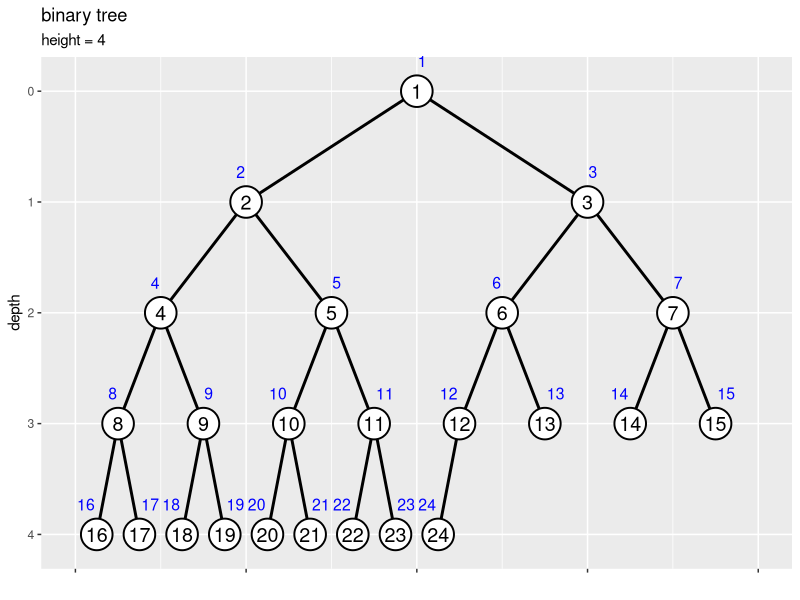
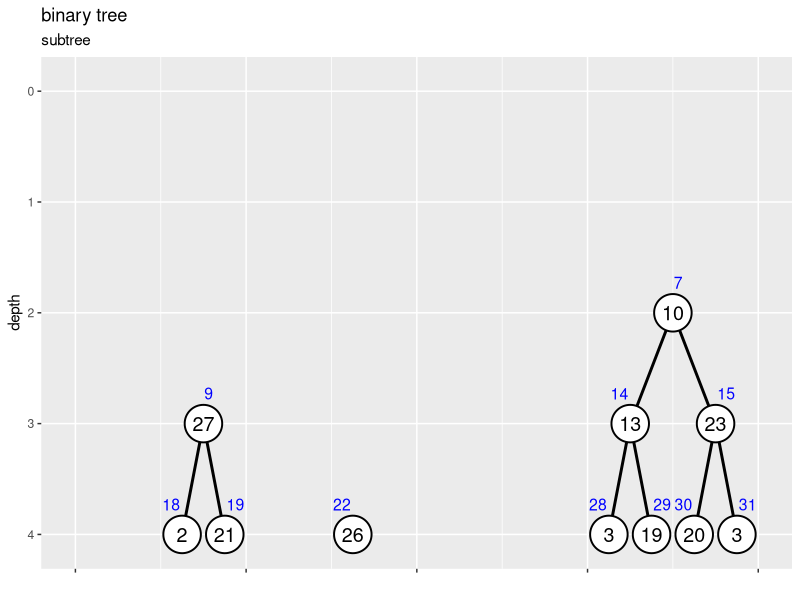
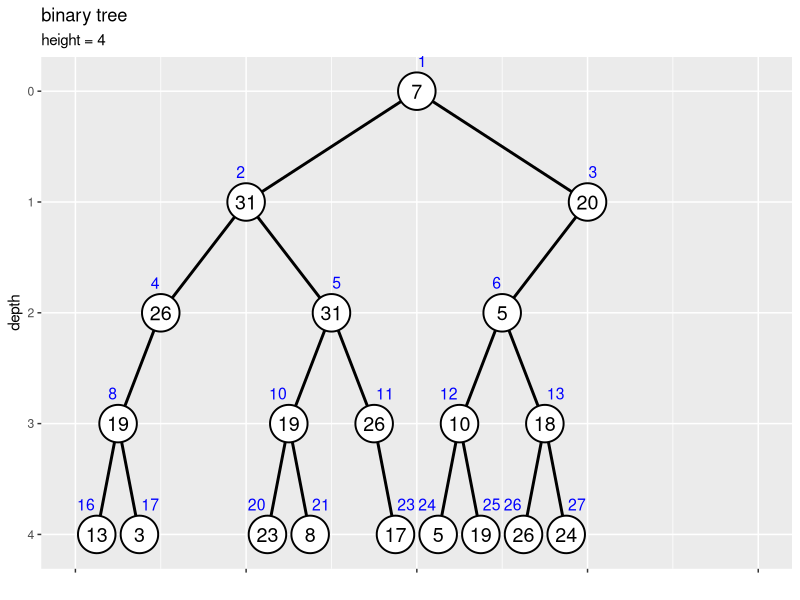

These charts were generated, in order, by the following R code:

# バイナリツリーの作図 ------------------------------------------------------------------

# 利用パッケージ
library(tidyverse)

# チェック用
library(ggplot2)


# 二分木の作成 ------------------------------------------------------------------

# ノード数を指定
N <- 24

# (簡易的に)値を作成
a <- 1:N


# ラベル位置の調整値を指定
d <- 0.6

# ノードの座標を作成
node_df <- tibble::tibble(
  value = a, 
  index = 1:N, 
  depth = floor(log2(index)), 
  col_idx = index - 2^depth + 1, # 深さごとのノード番号
  coord_x = (col_idx * 2 - 1) * 1/(2^depth * 2), 
  label_offset = dplyr::if_else(
    condition = index%%2 == 0, true = 0.5+d, false = 0.5-d
  ) # ラベル位置を左右にズラす
)

# エッジの座標を作成
edge_df <- dplyr::bind_rows(
  # 子ノードの座標
  node_df |> 
    dplyr::filter(depth > 0) |> # 根を除去
    dplyr::mutate(
      edge_id   = index, 
      node_type = "childe" # (確認用)
    ), 
  # 親ノードの座標
  node_df |> 
    dplyr::filter(depth > 0) |> # 根を除去
    dplyr::mutate(
      edge_id   = index, 
      node_type = "parent", # (確認用)
      depth   = depth - 1, 
      index   = index %/% 2, 
      col_idx = index - 2^depth + 1, # 深さごとのノード番号
      coord_x = (col_idx * 2 - 1) * 1/(2^depth * 2)
    )
) |> 
  dplyr::select(!label_offset) |> 
  dplyr::arrange(edge_id, depth)


# ツリーの高さを取得
max_h <- floor(log2(N))
max_h <- max(node_df[["depth"]])

# 縦方向の余白の調整値を指定
d <- 0.1

# 二分木を作図
ggplot() + 
  geom_path(data = edge_df, 
            mapping = aes(x = coord_x, y = depth, group = edge_id), 
            linewidth = 1) + # エッジ
  geom_point(data = node_df, 
             mapping = aes(x = coord_x, y = depth), 
             size = 10, shape = "circle filled", fill = "white", stroke = 1) + # ノード
  geom_text(data = node_df, 
            mapping = aes(x = coord_x, y = depth, label = value), 
            size = 5) + # 値ラベル
  geom_text(data = node_df, 
            mapping = aes(x = coord_x, y = depth, label = index, hjust = label_offset), 
            size = 4, vjust = -2, color = "blue") + # 位置ラベル
  scale_x_continuous(labels = NULL, name = "") + 
  scale_y_reverse(breaks = 0:max_h, minor_breaks = FALSE) + 
  coord_cartesian(xlim = c(0, 1), ylim = c(max_h+d, -d)) + 
  labs(title = "binary tree", 
       subtitle = paste0("height = ", max_h), 
       y = "depth")


# 部分木インデックスの計算 ------------------------------------------------------------------

# 部分木インデックスの定義
subtree <- function(root_index, max_index) {
  
  # 部分木の根インデックスを取得
  parent_idx <- root_index[root_index <= N] |> 
    sort()
  
  # インデックスの最大値を取得
  N <- max_index
  
  # 親ごとに処理
  childe_idx <- NULL
  for(i in parent_idx) {
    
    # 兄弟インデックスを作成
    sibling_idx <- c(2*i, 2*i+1)
    
    # 子インデックスを格納
    childe_idx <- c(childe_idx, sibling_idx[sibling_idx <= N]) # 最大位置を超えたら除去
  }
  
  # 子がなければ再帰処理を終了
  if(length(childe_idx) == 0) return(parent_idx)
  
  # 子孫インデックスを作成
  descendant_idx <- subtree(childe_idx, N)
  
  # 部分木インデックスを格納
  subtree_idx <- c(parent_idx, descendant_idx) |> 
    sort()
  
  # 子孫インデックスを出力
  return(subtree_idx)
}


# 部分木の作成 ------------------------------------------------------------------

# ノード数を指定
N <- 31

# 部分木の根を指定
sub_root_idx <- c(7, 9, 22)

# 部分木のインデックスを作成
sub_node_idx <- subtree(sub_root_idx, N)

# 値を作成
a <- sample(x = 1:N, size = N, replace = TRUE)

# 部分木以外のノードを剪定
a[!1:N %in% sub_node_idx] <- NA


# ノードの座標を作成
d <- 0.6
node_df <- tibble::tibble(
  value   = a, 
  node_id = 1:N, 
  index   = dplyr::if_else(
    condition = !is.na(value), true = node_id, false = NA_real_
  ), 
  depth   = floor(log2(index)), 
  col_idx = index - 2^depth + 1, # 深さごとのノード番号
  coord_x = (col_idx * 2 - 1) * 1/(2^depth * 2), 
  label_offset = dplyr::if_else(
    condition = index%%2 == 0, true = 0.5+d, false = 0.5-d
  ) # ラベル位置を左右にズラす
)

# エッジの座標を作成
edge_df <- dplyr::bind_rows(
  # 子ノードの座標
  node_df |> 
    dplyr::filter(depth > 0, !node_id %in% sub_root_idx) |> # 根を除去
    dplyr::mutate(
      edge_id   = index, 
      node_type = "childe" # (確認用)
    ), 
  # 親ノードの座標
  node_df |> 
    dplyr::filter(depth > 0, !node_id %in% sub_root_idx) |> # 根を除去
    dplyr::mutate(
      edge_id   = index, 
      node_type = "parent", # (確認用)
      depth   = depth - 1, 
      index   = index %/% 2, 
      col_idx = index - 2^depth + 1, # 深さごとのノード番号
      coord_x = (col_idx * 2 - 1) * 1/(2^depth * 2)
    )
) |> 
  dplyr::select(!label_offset) |> 
  dplyr::arrange(edge_id, depth)


# ツリーの高さを取得
max_h <- floor(log2(N))

# 二分木の部分木を作図
d <- 0.1
ggplot() + 
  geom_path(data = edge_df, 
            mapping = aes(x = coord_x, y = depth, group = edge_id), 
            linewidth = 1) + # エッジ
  geom_point(data = node_df, 
             mapping = aes(x = coord_x, y = depth), 
             size = 12, shape = "circle filled", fill = "white", stroke = 1, na.rm = TRUE) + # ノード
  geom_text(data = node_df, 
            mapping = aes(x = coord_x, y = depth, label = value), 
            size = 5, na.rm = TRUE) + # 値ラベル
  geom_text(data = node_df, 
            mapping = aes(x = coord_x, y = depth, label = index, hjust = label_offset), 
            size = 4, vjust = -2, color = "blue", na.rm = TRUE) + # 位置ラベル
  scale_x_continuous(labels = NULL, name = "") + 
  scale_y_reverse(breaks = 0:max_h, minor_breaks = FALSE) + 
  coord_cartesian(xlim = c(0, 1), ylim = c(max_h+d, -d)) + 
  labs(title = "binary tree", 
       subtitle = "subtree", 
       y = "depth")


# 欠損の作成 -------------------------------------------------------------------

# ノード数を指定
N <- 31

# (削除する)部分木の根を指定
sub_root_idx <- c(7, 9, 22)

# (削除する)部分木のインデックスを作成
del_node_idx <- subtree(sub_root_idx, N)

# 値を作成
a <- sample(x = 1:N, size = N, replace = TRUE)

# 部分木のノードを剪定
a[del_node_idx] <- NA


# ノードの座標を作成
d <- 0.6
node_df <- tibble::tibble(
  value   = a, 
  node_id = 1:N, 
  index   = dplyr::if_else(
    condition = !is.na(value), true = node_id, false = NA_real_
  ), 
  depth   = floor(log2(index)), 
  col_idx = index - 2^depth + 1, # 深さごとのノード番号
  coord_x = (col_idx * 2 - 1) * 1/(2^depth * 2), 
  label_offset = dplyr::if_else(
    condition = index%%2 == 0, true = 0.5+d, false = 0.5-d
  ) # ラベル位置を左右にズラす
)

# エッジの座標を作成
edge_df <- dplyr::bind_rows(
  # 子ノードの座標
  node_df |> 
    dplyr::filter(depth > 0) |> # 根を除去
    dplyr::mutate(
      edge_id   = index, 
      node_type = "childe" # (確認用)
    ), 
  # 親ノードの座標
  node_df |> 
    dplyr::filter(depth > 0) |> # 根を除去
    dplyr::mutate(
      edge_id   = index, 
      node_type = "parent", # (確認用)
      depth   = depth - 1, 
      index   = index %/% 2, 
      col_idx = index - 2^depth + 1, # 深さごとのノード番号
      coord_x = (col_idx * 2 - 1) * 1/(2^depth * 2)
    )
) |> 
  dplyr::select(!label_offset) |> 
  dplyr::arrange(edge_id, depth)


# ツリーの高さを取得
max_h <- max(node_df[["depth"]], na.rm = TRUE)

# 二分木を作図
d <- 0.1
ggplot() + 
  geom_path(data = edge_df, 
            mapping = aes(x = coord_x, y = depth, group = edge_id), 
            linewidth = 1) + # エッジ
  geom_point(data = node_df, 
             mapping = aes(x = coord_x, y = depth), 
             size = 12, shape = "circle filled", fill = "white", stroke = 1, na.rm = TRUE) + # ノード
  geom_text(data = node_df, 
            mapping = aes(x = coord_x, y = depth, label = value), 
            size = 5, na.rm = TRUE) + # 値ラベル
  geom_text(data = node_df, 
            mapping = aes(x = coord_x, y = depth, label = index, hjust = label_offset), 
            size = 4, vjust = -2, color = "blue", na.rm = TRUE) + # 位置ラベル
  scale_x_continuous(labels = NULL, name = "") + 
  scale_y_reverse(breaks = 0:max_h, minor_breaks = FALSE) + 
  coord_cartesian(xlim = c(0, 1), ylim = c(max_h+d, -d)) + 
  labs(title = "binary tree", 
       subtitle = paste0("height = ", max_h), 
       y = "depth")
